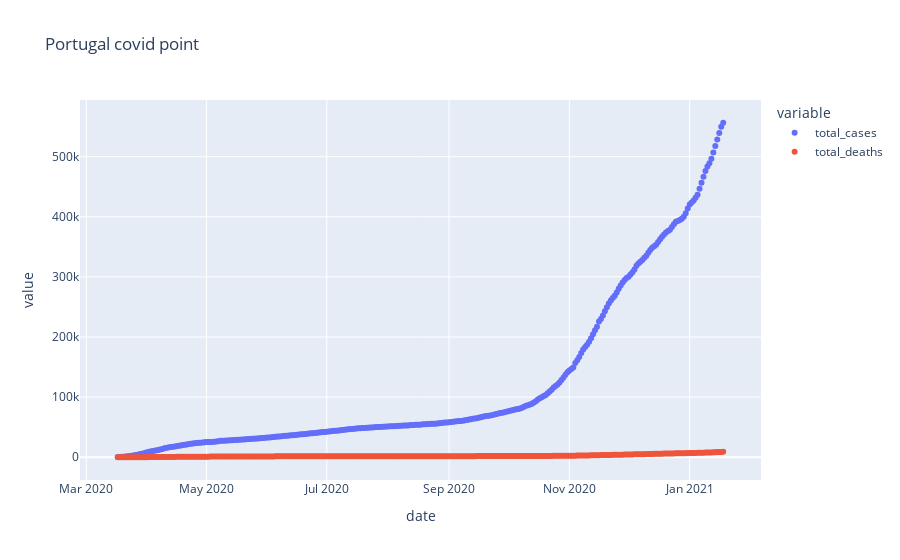

Here is the notebook cell this chart was saved with:
### Code cell
fig = px.scatter(prt_graph, x=prt_graph["date"], y=prt_graph.columns, title="Portugal covid point")
fig.show()

### Figure 1 — Plotly figure (JSON) as saved in the notebook; plotly's stock layout.template omitted (floating-point values rounded to 4 significant figures; data arrays with more than 128 entries replaced by an {"elided": "..."} marker saying what was removed)
{"data": [{"hovertemplate": "variable=total_cases<br>date=%{x}<br>value=%{y}<extra></extra>", "legendgroup": "total_cases", "marker": {"color": "#636efa", "symbol": "circle"}, "mode": "markers", "name": "total_cases", "orientation": "v", "showlegend": true, "type": "scatter", "x": {"elided": "308 str values"}, "xaxis": "x", "y": {"elided": "308 int values"}, "yaxis": "y"}, {"hovertemplate": "variable=total_deaths<br>date=%{x}<br>value=%{y}<extra></extra>", "legendgroup": "total_deaths", "marker": {"color": "#EF553B", "symbol": "circle"}, "mode": "markers", "name": "total_deaths", "orientation": "v", "showlegend": true, "type": "scatter", "x": {"elided": "308 str values"}, "xaxis": "x", "y": {"elided": "308 int values"}, "yaxis": "y"}], "layout": {"legend": {"title": {"text": "variable"}, "tracegroupgap": 0}, "title": {"text": "Portugal covid point"}, "xaxis": {"anchor": "y", "domain": [0, 1], "title": {"text": "date"}}, "yaxis": {"anchor": "x", "domain": [0, 1], "title": {"text": "value"}}}}
